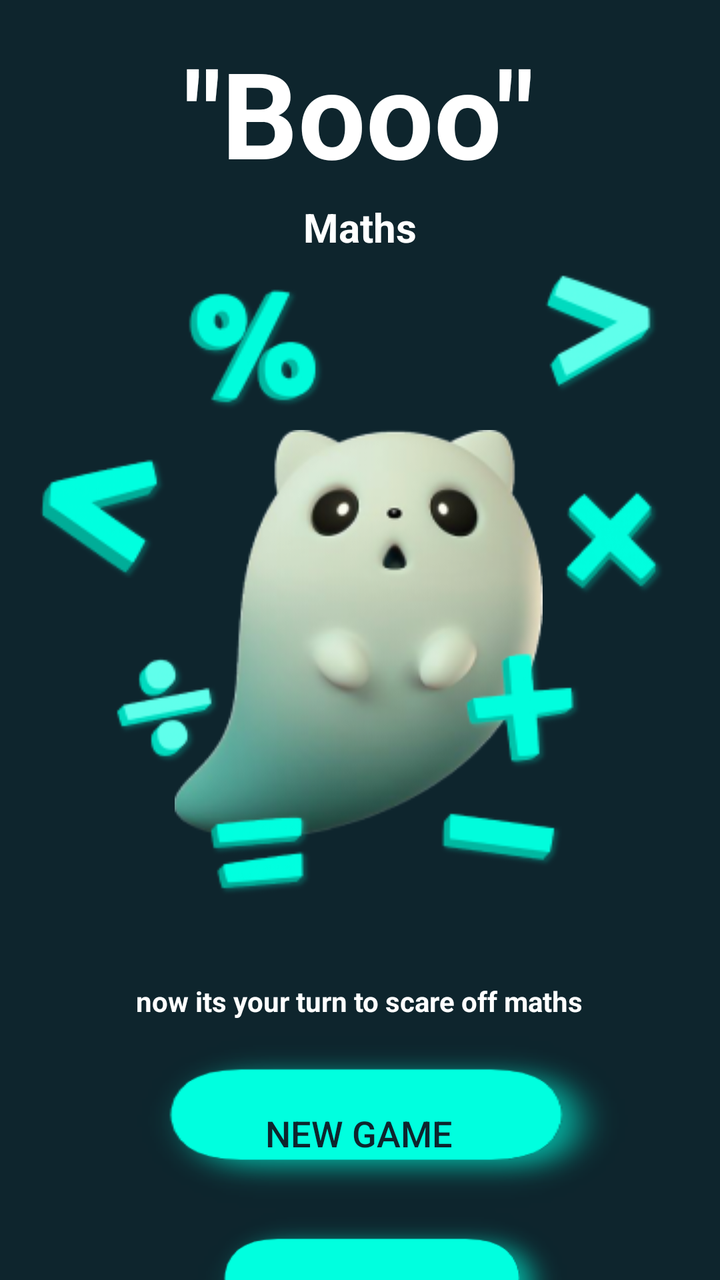
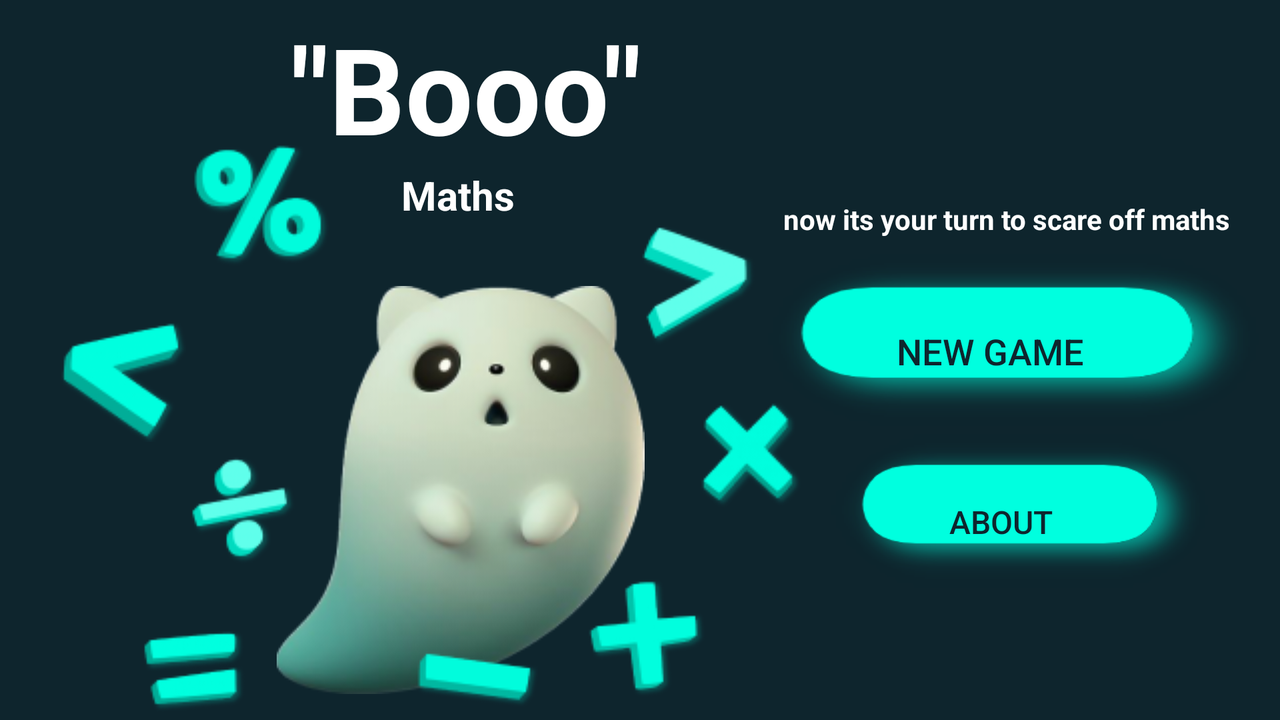

One screen, two layout resources from the same app: the default and the author's alternative for another configuration. Each is rendered where Android would select it; the XML of both is given below.
<!-- AndroidManifest.xml: application theme Theme.MobileCW1 -->
<!-- res/layout/activity_main.xml -->
<?xml version="1.0" encoding="utf-8"?>
<androidx.constraintlayout.widget.ConstraintLayout xmlns:android="http://schemas.android.com/apk/res/android"
    xmlns:app="http://schemas.android.com/apk/res-auto"
    xmlns:tools="http://schemas.android.com/tools"
    android:background="#0E252D"
    android:layout_width="match_parent"
    android:layout_height="match_parent"
    tools:context=".MainActivity">

    <Button
        android:id="@+id/NewGame"
        android:layout_width="250dp"
        android:layout_height="86dp"
        android:layout_marginTop="8dp"
        android:background="@drawable/dropshadow"
        android:paddingEnd="45dp"
        android:paddingBottom="11dp"
        android:text="@string/new_game"
        android:textColor="#0E252D"
        android:textSize="18sp"
        app:layout_constraintEnd_toEndOf="parent"
        app:layout_constraintHorizontal_bias="0.621"
        app:layout_constraintStart_toStartOf="parent"
        app:layout_constraintTop_toBottomOf="@+id/textView4" />

    <Button
        android:id="@+id/About"
        android:layout_width="193dp"
        android:layout_height="77dp"
        android:background="@drawable/dropshadow"
        android:paddingEnd="40dp"
        android:paddingBottom="11dp"
        android:text="@string/about"
        android:textColor="#0E252D"
        android:textSize="16sp"
        app:layout_constraintEnd_toEndOf="parent"
        app:layout_constraintHorizontal_bias="0.577"
        app:layout_constraintStart_toStartOf="parent"
        app:layout_constraintTop_toBottomOf="@+id/NewGame" />

    <TextView
        android:id="@+id/textView2"
        android:layout_width="wrap_content"
        android:layout_height="wrap_content"
        android:layout_marginTop="16dp"
        android:text="@string/title"
        android:textColor="#FFFFFF"
        android:textSize="60sp"
        android:textStyle="bold"
        app:layout_constraintEnd_toEndOf="parent"
        app:layout_constraintHorizontal_bias="0.497"
        app:layout_constraintStart_toStartOf="parent"
        app:layout_constraintTop_toTopOf="parent" />

    <TextView
        android:id="@+id/textView3"
        android:layout_width="wrap_content"
        android:layout_height="wrap_content"
        android:layout_marginTop="4dp"
        android:text="@string/maths"
        android:textColor="#FFFFFF"
        android:textSize="20sp"
        android:textStyle="bold"
        app:layout_constraintEnd_toEndOf="parent"
        app:layout_constraintStart_toStartOf="parent"
        app:layout_constraintTop_toBottomOf="@+id/textView2" />

    <ImageView
        android:id="@+id/imageView"
        android:layout_width="wrap_content"
        android:layout_height="wrap_content"
        android:layout_marginTop="88dp"
        app:layout_constraintEnd_toEndOf="parent"
        app:layout_constraintHorizontal_bias="0.497"
        app:layout_constraintStart_toStartOf="parent"
        app:layout_constraintTop_toBottomOf="@+id/textView3"
        app:srcCompat="@drawable/chaaracter" />

    <TextView
        android:id="@+id/textView4"
        android:layout_width="wrap_content"
        android:layout_height="wrap_content"
        android:layout_marginTop="72dp"
        android:text="@string/now_its_your_turn_to_scare_off_maths"
        android:textColor="#FFFFFF"
        android:textSize="14sp"
        android:textStyle="bold"
        app:layout_constraintEnd_toEndOf="parent"
        app:layout_constraintHorizontal_bias="0.497"
        app:layout_constraintStart_toStartOf="parent"
        app:layout_constraintTop_toBottomOf="@+id/imageView" />

    <ImageView
        android:id="@+id/operimg1"
        android:layout_width="wrap_content"
        android:layout_height="wrap_content"
        android:layout_marginTop="224dp"
        app:layout_constraintEnd_toEndOf="parent"
        app:layout_constraintHorizontal_bias="0.046"
        app:layout_constraintStart_toStartOf="parent"
        app:layout_constraintTop_toTopOf="parent"
        app:srcCompat="@drawable/op7" />

    <ImageView
        android:id="@+id/operimg2"
        android:layout_width="wrap_content"
        android:layout_height="wrap_content"
        android:layout_marginTop="132dp"
        app:layout_constraintEnd_toEndOf="parent"
        app:layout_constraintHorizontal_bias="0.894"
        app:layout_constraintStart_toStartOf="parent"
        app:layout_constraintTop_toTopOf="parent"
        app:srcCompat="@drawable/op6" />

    <ImageView
        android:id="@+id/operimg3"
        android:layout_width="wrap_content"
        android:layout_height="wrap_content"
        android:layout_marginTop="140dp"
        app:layout_constraintEnd_toEndOf="parent"
        app:layout_constraintHorizontal_bias="0.318"
        app:layout_constraintStart_toStartOf="parent"
        app:layout_constraintTop_toTopOf="parent"
        app:srcCompat="@drawable/op8" />

    <ImageView
        android:id="@+id/operimg4"
        android:layout_width="wrap_content"
        android:layout_height="wrap_content"
        android:layout_marginTop="240dp"
        app:layout_constraintEnd_toEndOf="parent"
        app:layout_constraintHorizontal_bias="0.923"
        app:layout_constraintStart_toStartOf="parent"
        app:layout_constraintTop_toTopOf="parent"
        app:srcCompat="@drawable/op1" />

    <ImageView
        android:id="@+id/operimg5"
        android:layout_width="wrap_content"
        android:layout_height="wrap_content"
        android:layout_marginTop="324dp"
        app:layout_constraintEnd_toEndOf="parent"
        app:layout_constraintHorizontal_bias="0.769"
        app:layout_constraintStart_toStartOf="parent"
        app:layout_constraintTop_toTopOf="parent"
        app:srcCompat="@drawable/op5" />

    <ImageView
        android:id="@+id/operimg6"
        android:layout_width="wrap_content"
        android:layout_height="wrap_content"
        android:layout_marginTop="324dp"
        app:layout_constraintEnd_toEndOf="parent"
        app:layout_constraintHorizontal_bias="0.157"
        app:layout_constraintStart_toStartOf="parent"
        app:layout_constraintTop_toTopOf="parent"
        app:srcCompat="@drawable/op3" />

    <ImageView
        android:id="@+id/operimg7"
        android:layout_width="wrap_content"
        android:layout_height="wrap_content"
        android:layout_marginTop="396dp"
        app:layout_constraintEnd_toEndOf="parent"
        app:layout_constraintHorizontal_bias="0.318"
        app:layout_constraintStart_toStartOf="parent"
        app:layout_constraintTop_toTopOf="parent"
        app:srcCompat="@drawable/op4" />

    <ImageView
        android:id="@+id/operimg8"
        android:layout_width="wrap_content"
        android:layout_height="wrap_content"
        android:layout_marginTop="388dp"
        app:layout_constraintEnd_toEndOf="parent"
        app:layout_constraintHorizontal_bias="0.728"
        app:layout_constraintStart_toStartOf="parent"
        app:layout_constraintTop_toTopOf="parent"
        app:srcCompat="@drawable/op2" />

</androidx.constraintlayout.widget.ConstraintLayout>
<!-- resources referenced by this layout -->
<resources>
  <!-- drawable chaaracter: png bitmap (drawable, 34701 bytes) -->
  <!-- drawable dropshadow (drawable) -->
  <?xml version="1.0" encoding="utf-8"?>
  <layer-list xmlns:android="http://schemas.android.com/apk/res/android" >
      <item android:drawable="@drawable/shadow_button" />
      <item android:top="10dp" android:left="2dp" android:right="14dp" android:bottom="19dp">
          <shape android:shape="rectangle">
              <size android:width="55dp"
                  android:height="10dp"/>
              <solid android:color="#00FFFFFF" />
              <corners
                  android:radius="60dp"
                  />
          </shape>
      </item>
  
  </layer-list>
  <!-- drawable op1: png bitmap (drawable, 3699 bytes) -->
  <!-- drawable op2: png bitmap (drawable, 1824 bytes) -->
  <!-- drawable op3: png bitmap (drawable, 3310 bytes) -->
  <!-- drawable op4: png bitmap (drawable, 2970 bytes) -->
  <!-- drawable op5: png bitmap (drawable, 2890 bytes) -->
  <!-- drawable op6: png bitmap (drawable, 3579 bytes) -->
  <!-- drawable op7: png bitmap (drawable, 3731 bytes) -->
  <!-- drawable op8: png bitmap (drawable, 4787 bytes) -->
  <string name="about">About</string>
  <string name="maths">Maths</string>
  <string name="new_game">New Game</string>
  <string name="now_its_your_turn_to_scare_off_maths">now its your turn to scare off maths</string>
  <string name="title">\"Booo\"</string>
  <style name="Theme.MobileCW1" parent="Theme.MaterialComponents.DayNight.DarkActionBar">
          
          <item name="colorPrimary">@color/purple_500</item>
          <item name="colorPrimaryVariant">@color/purple_700</item>
          <item name="colorOnPrimary">@color/white</item>
          
          <item name="colorSecondary">@color/teal_200</item>
          <item name="colorSecondaryVariant">@color/teal_700</item>
          <item name="colorOnSecondary">@color/black</item>
          
          <item name="android:statusBarColor" tools:targetApi="l">?attr/colorPrimaryVariant</item>
          
      </style>
  <!-- drawable shadow_button: png bitmap (drawable, 8772 bytes) -->
  <color name="purple_500">#00FFDF</color>
  <color name="purple_700">#FF3700B3</color>
  <color name="white">#0E252D</color>
  <color name="teal_200">#FF03DAC5</color>
  <color name="teal_700">#FF018786</color>
  <color name="black">#FF000000</color>
</resources>
<!-- res/layout-land/activity_main.xml (the author's variant of the layout above) -->
<!-- drawn on the phone turned sideways -->
<?xml version="1.0" encoding="utf-8"?>
<androidx.constraintlayout.widget.ConstraintLayout xmlns:android="http://schemas.android.com/apk/res/android"
    xmlns:app="http://schemas.android.com/apk/res-auto"
    xmlns:tools="http://schemas.android.com/tools"
    android:background="#0E252D"
    android:layout_width="match_parent"
    android:layout_height="match_parent"
    tools:context=".MainActivity">

    <Button
        android:id="@+id/NewGame"
        android:layout_width="250dp"
        android:layout_height="86dp"
        android:layout_marginTop="8dp"
        android:background="@drawable/dropshadow"
        android:paddingEnd="45dp"
        android:paddingBottom="11dp"
        android:text="@string/new_game"
        android:textColor="#0E252D"
        android:textSize="18sp"
        app:layout_constraintEnd_toEndOf="parent"
        app:layout_constraintHorizontal_bias="0.985"
        app:layout_constraintStart_toStartOf="parent"
        app:layout_constraintTop_toBottomOf="@+id/textView4" />

    <Button
        android:id="@+id/About"
        android:layout_width="193dp"
        android:layout_height="77dp"
        android:layout_marginTop="4dp"
        android:background="@drawable/dropshadow"
        android:paddingEnd="40dp"
        android:paddingBottom="11dp"
        android:text="@string/about"
        android:textColor="#0E252D"
        android:textSize="16sp"
        app:layout_constraintEnd_toEndOf="parent"
        app:layout_constraintHorizontal_bias="0.929"
        app:layout_constraintStart_toStartOf="parent"
        app:layout_constraintTop_toBottomOf="@+id/NewGame" />

    <TextView
        android:id="@+id/textView2"
        android:layout_width="wrap_content"
        android:layout_height="wrap_content"
        android:layout_marginTop="4dp"
        android:text="@string/title"
        android:textColor="#FFFFFF"
        android:textSize="60sp"
        android:textStyle="bold"
        app:layout_constraintEnd_toEndOf="parent"
        app:layout_constraintHorizontal_bias="0.313"
        app:layout_constraintStart_toStartOf="parent"
        app:layout_constraintTop_toTopOf="parent" />

    <TextView
        android:id="@+id/textView3"
        android:layout_width="wrap_content"
        android:layout_height="wrap_content"
        android:text="@string/maths"
        android:textColor="#FFFFFF"
        android:textSize="20sp"
        android:textStyle="bold"
        app:layout_constraintEnd_toEndOf="parent"
        app:layout_constraintHorizontal_bias="0.344"
        app:layout_constraintStart_toStartOf="parent"
        app:layout_constraintTop_toBottomOf="@+id/textView2" />

    <ImageView
        android:id="@+id/imageView"
        android:layout_width="wrap_content"
        android:layout_height="wrap_content"
        android:layout_marginTop="32dp"
        app:layout_constraintEnd_toEndOf="parent"
        app:layout_constraintHorizontal_bias="0.303"
        app:layout_constraintStart_toStartOf="parent"
        app:layout_constraintTop_toBottomOf="@+id/textView3"
        app:srcCompat="@drawable/chaaracter" />

    <TextView
        android:id="@+id/textView4"
        android:layout_width="wrap_content"
        android:layout_height="wrap_content"
        android:layout_marginTop="100dp"
        android:text="@string/now_its_your_turn_to_scare_off_maths"
        android:textColor="#FFFFFF"
        android:textSize="14sp"
        android:textStyle="bold"
        app:layout_constraintEnd_toEndOf="parent"
        app:layout_constraintHorizontal_bias="0.94"
        app:layout_constraintStart_toStartOf="parent"
        app:layout_constraintTop_toTopOf="parent" />

    <ImageView
        android:id="@+id/operimg1"
        android:layout_width="wrap_content"
        android:layout_height="wrap_content"
        android:layout_marginTop="156dp"
        app:layout_constraintEnd_toEndOf="parent"
        app:layout_constraintHorizontal_bias="0.042"
        app:layout_constraintStart_toStartOf="parent"
        app:layout_constraintTop_toTopOf="parent"
        app:srcCompat="@drawable/op7" />

    <ImageView
        android:id="@+id/operimg2"
        android:layout_width="wrap_content"
        android:layout_height="wrap_content"
        android:layout_marginTop="108dp"
        app:layout_constraintEnd_toEndOf="parent"
        app:layout_constraintHorizontal_bias="0.541"
        app:layout_constraintStart_toStartOf="parent"
        app:layout_constraintTop_toTopOf="parent"
        app:srcCompat="@drawable/op6" />

    <ImageView
        android:id="@+id/operimg3"
        android:layout_width="wrap_content"
        android:layout_height="wrap_content"
        android:layout_marginTop="68dp"
        app:layout_constraintEnd_toEndOf="parent"
        app:layout_constraintHorizontal_bias="0.167"
        app:layout_constraintStart_toStartOf="parent"
        app:layout_constraintTop_toTopOf="parent"
        app:srcCompat="@drawable/op8" />

    <ImageView
        android:id="@+id/operimg4"
        android:layout_width="wrap_content"
        android:layout_height="wrap_content"
        android:layout_marginTop="196dp"
        app:layout_constraintEnd_toEndOf="parent"
        app:layout_constraintHorizontal_bias="0.59"
        app:layout_constraintStart_toStartOf="parent"
        app:layout_constraintTop_toTopOf="parent"
        app:srcCompat="@drawable/op1" />

    <ImageView
        android:id="@+id/operimg5"
        android:layout_width="wrap_content"
        android:layout_height="wrap_content"
        android:layout_marginTop="288dp"
        app:layout_constraintEnd_toEndOf="parent"
        app:layout_constraintStart_toStartOf="parent"
        app:layout_constraintTop_toTopOf="parent"
        app:srcCompat="@drawable/op5" />

    <ImageView
        android:id="@+id/operimg6"
        android:layout_width="wrap_content"
        android:layout_height="wrap_content"
        android:layout_marginTop="224dp"
        app:layout_constraintEnd_toEndOf="parent"
        app:layout_constraintHorizontal_bias="0.146"
        app:layout_constraintStart_toStartOf="parent"
        app:layout_constraintTop_toTopOf="parent"
        app:srcCompat="@drawable/op3" />

    <ImageView
        android:id="@+id/operimg7"
        android:layout_width="wrap_content"
        android:layout_height="wrap_content"
        android:layout_marginTop="304dp"
        app:layout_constraintEnd_toEndOf="parent"
        app:layout_constraintHorizontal_bias="0.104"
        app:layout_constraintStart_toStartOf="parent"
        app:layout_constraintTop_toTopOf="parent"
        app:srcCompat="@drawable/op4" />

    <ImageView
        android:id="@+id/operimg8"
        android:layout_width="wrap_content"
        android:layout_height="wrap_content"
        android:layout_marginTop="308dp"
        app:layout_constraintEnd_toEndOf="parent"
        app:layout_constraintHorizontal_bias="0.35"
        app:layout_constraintStart_toStartOf="parent"
        app:layout_constraintTop_toTopOf="parent"
        app:srcCompat="@drawable/op2" />

</androidx.constraintlayout.widget.ConstraintLayout>
